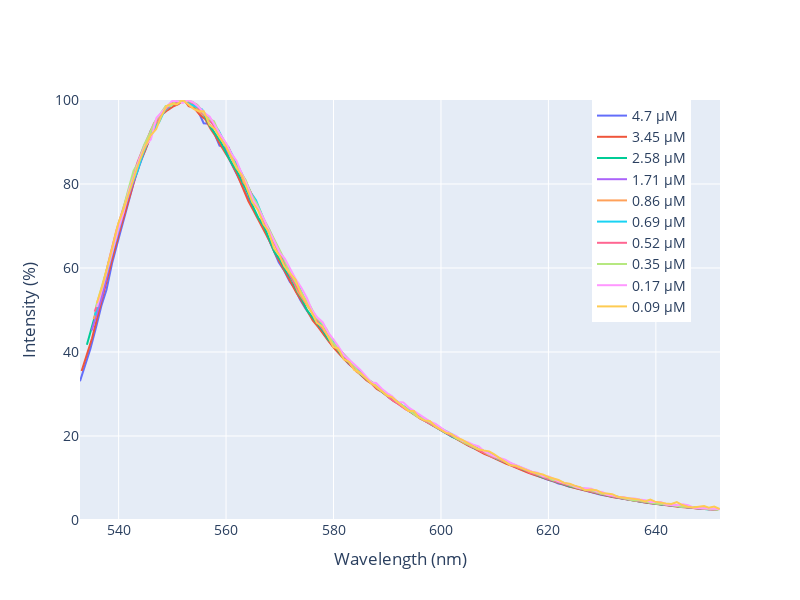

Notebook cell for this chart:
### Code cell
# plotting normalized spectrum (kind of, in the sense that we are not normalizing the area under the curve, but the maximum value of the spectrum)

delta = np.array(λcenter_list) - np.mean(λcenter_list)  # Calculate the average value of λcenter

plt.figure(figsize=(10, 6))

fig = go.Figure()

for λ_col, I_col, c, d in zip(WAVELENGHTS, INTENSITIES,CONCENTRATIONS,delta):
    max = data[I_col].max()
    centered_wavelengths = data[λ_col] - d  # Center the wavelengths around the average λcenter
    fig.add_trace(go.Scatter(x=centered_wavelengths,y= data[I_col]*100/ max,
                    mode='lines',
                    name=f'{np.round(c,2)} μM'))

fig.update_layout(
                  xaxis_title='Wavelength (nm)',
                  yaxis_title='Intensity (%)',
                  height=600,
                  width=800,
                  yaxis=dict(range=[0, 100]),
                  legend=dict(x=0.8, y=1),
                  font=dict(size=14))


fig.show()
